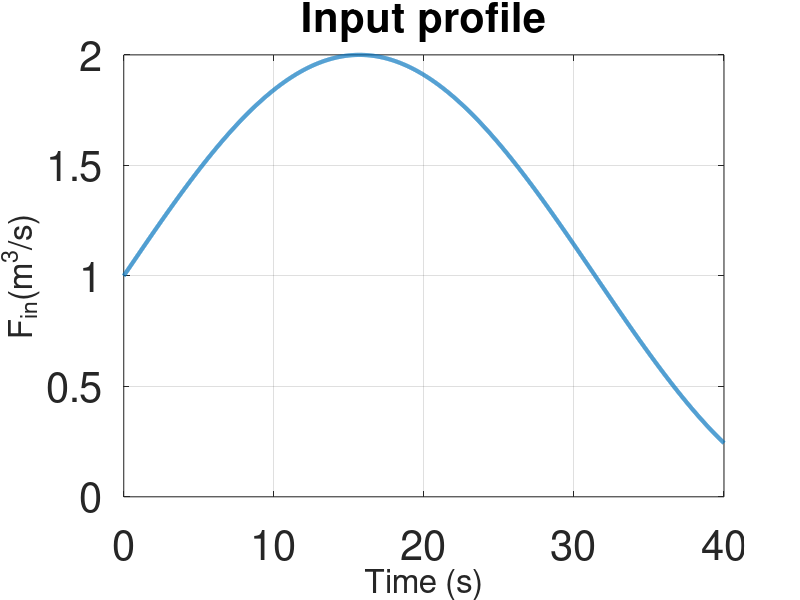

Reproduce this figure in MATLAB. (Note: this script raises an error after producing the figure.)
% Delete all variables, close all figures,  clear the workspace
clear; close all; clc

%< ----------- System initial state and inputs -------------------->
A_1 = 2;                         % tank 1 cross sectional area, m^2
A_2 = 5;                         % tank 2 cross sectional area, m^2
tend = 40;                       % simulation end time
sigma_y = 0.01;                  % measurement noise std
sigma_x = [1, 1]';               % process noise std
R_1 = 1;                         % resistance to the flow F_1
R_2 = 1;                         % resistance to the flow F_2
u_func   = @(t) sin(0.1*t)+1;    % Input function
T = 0.01;                        % sample time
t = 0:T:tend;                    % Time horizon for simulation
u = u_func(t);

x0 = [0 1]';                     % True Initial state of the process 

plot(t,u,'LineWidth',3);         % Plot input profile
set(gca,'FontSize',30)
grid on
xlabel('Time (s)', 'FontSize', 24)
ylabel('F_{in}(m^3/s)', 'FontSize',24)
title('Input profile', 'FontSize',30)

%< ---------------------------------------------------------------->

%< -------------------- System matrices --------------------------->
A = [-1/(A_1*R_1) 0;1/(A_2*R_1) -1/(A_2*R_2)];  % State matrix
B = [1/A_1; 0];                                 % Input matrix
C = [0 1];                                      % Output matrix
% Discrete-time LTI matrices
Ad = (eye(size(A))+T*A);                       % Discrete State matrix
Bd = T*B;                                      % Discrete Input matrix
Cd = C;
Dd = 0;
%< ---------------------------------------------------------------->

%< ----------------- Simulate the system -------------------------->
[t,h1,h2]=CascadeSimulator(A,B,x0,sigma_x,sigma_y,tend,u_func,T);
yn = h2;
%< ---------------------------------------------------------------->

%< ------------------ Test Observability -------------------------->
Od = [Cd; Cd * Ad];
rank(Od)
%< ---------------------------------------------------------------->

%< ----------------- Kalman Filter -------------------------------->
x0_hat = [0.5 0.5]';                   % Estimate (guess) of initial state
P0     = 1e-3*[1 0; 0 1];          % Covariance of initial state estimate
Q      = 1e-3*[1 0; 0 1];            % State noise covariance matrix
R      = 1;                         % Measurement noise covariance matirx

xhat(:,1) = x0_hat;
P = P0;
Pout{1,1} = P0;

for i=2:length(yn)
    % time update
    xhat(:,i) =  Ad * xhat(:,i-1) + Bd*u(i-1);
    P =  Ad * P * Ad' + Q;
    
    % Measurement update
    K =  P * Cd'*(Cd*P*Cd' + R)^(-1);
    xhat(:,i) =  xhat(:,i) + K*(yn(:, i)' - Cd*xhat(:,i));
    P = (eye(size(P)) - K*Cd)*P*(eye(size(P)) - K*Cd)'+K*R*K';
    Pout{i,1} = P;
end
%< ---------------------------------------------------------------->

%< ------------------------ Plot the results ----------------------->
figure()
subplot(1,2,1)
plot(t,h1(1,:),'LineWidth', 3)
hold on
plot(t,xhat(1,:), '-.r','LineWidth',3)
grid on
set(gca,'FontSize',20)
xlabel('Time [s] ', 'FontSize',20)
ylabel('h1 [m]','FontSize',20)

subplot(1,2,2)
plot(t,h2(1,:),'LineWidth', 3)
hold on
plot(t,xhat(2,:), '-.r','LineWidth',3)
grid on
set(gca,'FontSize',20)
xlabel('Time [s]','FontSize',20)
ylabel('h2 [m]','FontSize',20)

legend('Process', 'Kalman Estimate')
%< ----------------------------------------------------------------->